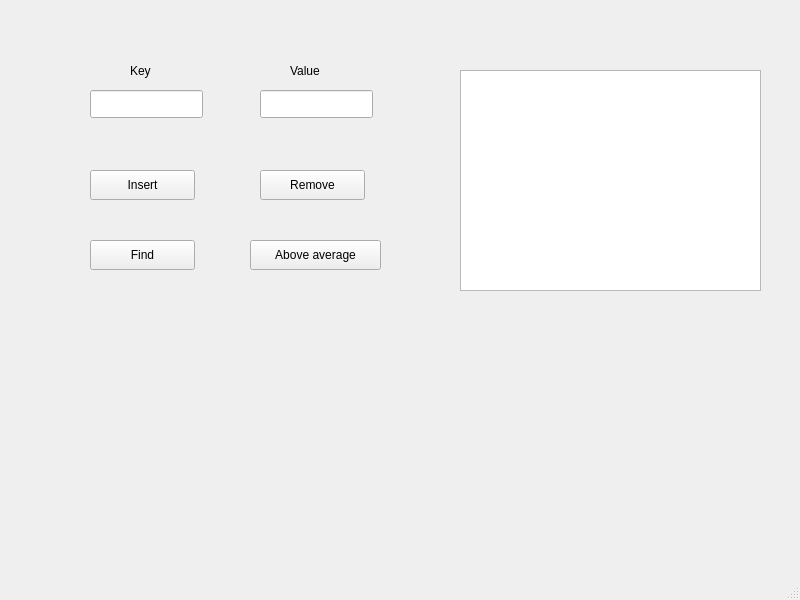
<?xml version="1.0" encoding="UTF-8"?>
<ui version="4.0">
 <class>MainWindow</class>
 <widget class="QMainWindow" name="MainWindow">
  <property name="geometry">
   <rect>
    <x>0</x>
    <y>0</y>
    <width>800</width>
    <height>600</height>
   </rect>
  </property>
  <property name="windowTitle">
   <string>MainWindow</string>
  </property>
  <widget class="QWidget" name="centralwidget">
   <widget class="QLineEdit" name="keyLineEdit">
    <property name="geometry">
     <rect>
      <x>90</x>
      <y>90</y>
      <width>113</width>
      <height>28</height>
     </rect>
    </property>
   </widget>
   <widget class="QLabel" name="label">
    <property name="geometry">
     <rect>
      <x>130</x>
      <y>60</y>
      <width>79</width>
      <height>21</height>
     </rect>
    </property>
    <property name="text">
     <string>Key</string>
    </property>
   </widget>
   <widget class="QLineEdit" name="valueLineEdit">
    <property name="geometry">
     <rect>
      <x>260</x>
      <y>90</y>
      <width>113</width>
      <height>28</height>
     </rect>
    </property>
   </widget>
   <widget class="QLabel" name="label_2">
    <property name="geometry">
     <rect>
      <x>290</x>
      <y>60</y>
      <width>79</width>
      <height>21</height>
     </rect>
    </property>
    <property name="text">
     <string>Value</string>
    </property>
   </widget>
   <widget class="QPushButton" name="insertButton">
    <property name="geometry">
     <rect>
      <x>90</x>
      <y>170</y>
      <width>105</width>
      <height>30</height>
     </rect>
    </property>
    <property name="text">
     <string>Insert</string>
    </property>
   </widget>
   <widget class="QPushButton" name="removeButton">
    <property name="geometry">
     <rect>
      <x>260</x>
      <y>170</y>
      <width>105</width>
      <height>30</height>
     </rect>
    </property>
    <property name="text">
     <string>Remove</string>
    </property>
   </widget>
   <widget class="QPushButton" name="findButton">
    <property name="geometry">
     <rect>
      <x>90</x>
      <y>240</y>
      <width>105</width>
      <height>30</height>
     </rect>
    </property>
    <property name="text">
     <string>Find</string>
    </property>
   </widget>
   <widget class="QPushButton" name="countAboveAvgButton">
    <property name="geometry">
     <rect>
      <x>250</x>
      <y>240</y>
      <width>131</width>
      <height>30</height>
     </rect>
    </property>
    <property name="text">
     <string>Above average</string>
    </property>
   </widget>
   <widget class="QTextEdit" name="memo">
    <property name="geometry">
     <rect>
      <x>460</x>
      <y>70</y>
      <width>301</width>
      <height>221</height>
     </rect>
    </property>
   </widget>
  </widget>
  <widget class="QMenuBar" name="menubar">
   <property name="geometry">
    <rect>
     <x>0</x>
     <y>0</y>
     <width>800</width>
     <height>26</height>
    </rect>
   </property>
  </widget>
  <widget class="QStatusBar" name="statusbar"/>
 </widget>
 <resources/>
 <connections/>
</ui>
